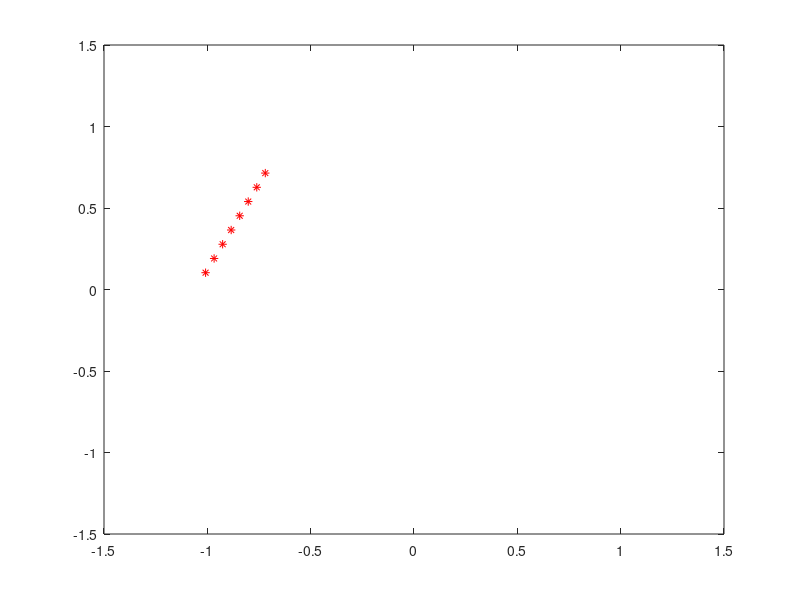

MATLAB code to generate this figure:

1;

function [m b] = linreg(x,y,n)
  sumx = 0.0;   % sum of x
  sumx2 = 0.0;  % sum of x^2
  sumxy = 0.0;  % sum of x * y
  sumy = 0.0;   % sum of y
  sumy2 = 0.0;  % sum of y**2

  for i=1:n   
    sumx  += x(i);       
    sumx2 += x(i)^2;  
    sumxy += x(i) * y(i);
    sumy  += y(i);      
    sumy2 += y(i)^2; 
  end 

  denom = (n * sumx2 - sumx*sumx);

  if denom == 0
    % singular matrix. can't solve the problem.
    m = 0;
    b = 0;
  else
    m = (n * sumxy  -  sumx * sumy) / denom;
    b = (sumy * sumx2  -  sumx * sumxy) / denom;
  end

endfunction

x = [1 2 7 8];
y = [ -0.70702 + 0.70708i 0.77314 - 0.63442i -0.98083 + 0.19511i 0.99508 - 0.09799i] .* [1 -1 1 -1];
[m b] = linreg(x,y,4);
 
x = [1 2 3 4 5 6 7 8];
yFit = m * x + b;
figure(1)
plot(yFit,'r*')
axis([-1.5 1.5 -1.5 1.5])
